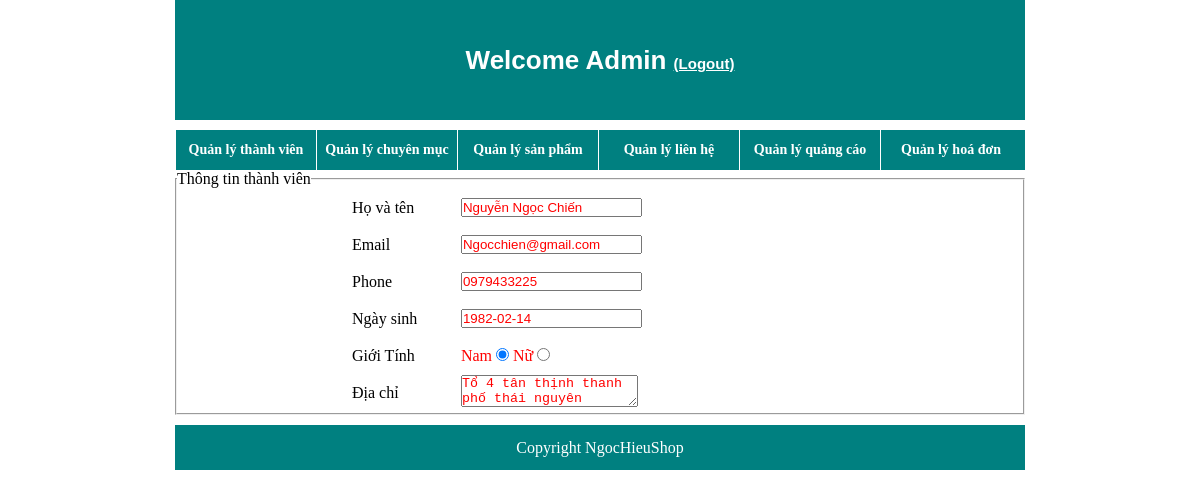
The page /admin/xemthanhvien.php?id=15 (signed in) on the database its author committed.
### tables this page shows
CREATE TABLE `user` (
  `ID` int(10) NOT NULL,
  `ho` varchar(100) NOT NULL,
  `ten` varchar(100) NOT NULL,
  `mail` varchar(100) NOT NULL,
  `phone` varchar(255) NOT NULL,
  `matkhau` varchar(100) NOT NULL,
  `ngaysinh` date NOT NULL,
  `diachi` text NOT NULL,
  `gioitinh` varchar(100) NOT NULL,
  `level` int(10) NOT NULL
);

### admin/xemthanhvien.php (the view, shortened to what this page needs)
<?php
    $id=$_GET['id'];
    $query=mysql_query("select * from user where ID='$id' ");
    $row=array();
    while($data=mysql_fetch_assoc($query)){
        $row['ho'] =$data['ho'];
        $row['ten']=$data['ten'];
        $row['mail']=$data['mail'];
        $row['phone']=$data['phone'];
        $row['ngaysinh']=$data['ngaysinh'];
        $row['gioitinh']=$data['gioitinh'];
        $row['diachi']=$data['diachi'];
    }
?>
<!DOCTYPE HTML>
<html>
<head>
    <link rel="stylesheet" type="text/css" href="style.css"/>
</head>
<body>
    	<?php
		if($_SESSION['level']==2){
    echo "<div id='top'>Welcome Admin <a href='../logout.php' style='color:white;font-size:15px;'>(Logout)</a></div>";
		}
	else{
		header('location:../login.php');
		}
		?>
    <div id="menu">
        <ul>
            <li><a href="quanlythanhvien.php">Quản lý thành viên</a></li>
            <li><a href="quanlychuyenmuc/quanlychuyenmuc.php">Quản lý chuyên mục</a></li>
            <li><a href="quanlysanpham/quanlysanpham.php">Quản lý sản phẩm</a></li>
             <li ><a href="quanlylienhe/quanlylienhe.php">Quản lý liên hệ</a></li>
            <li><a href="quanlyquangcao.php">Quản lý quảng cáo</a></li>
            <li><a href="quanlydonhang/quanlydonhang.php">Quản lý hoá đơn</a></li>
        </ul>
    </div>
     <div id="xemtv">
        <fieldset>
            <legend>Thông tin thành viên</legend>
            <form method="post">
                <table>
                    <tr>
                        <td>Họ và tên</td>
                        <td><input type="text" value="<?php echo $row['ho']." ".$row['ten'];?>"/></td>
                    </tr>
                    <tr>
                        <td>Email</td>
                        <td><input type="text" value="<?php echo $row['mail'];?>"/></td>
                    </tr>
                    <tr>
                        <td>Phone</td>
                        <td><input type="text" value="<?php echo $row['phone'];?>"/></td>
                    </tr>
                    <tr>
                        <td>Ngày sinh</td>
                        <td><input type="text" value="<?php echo $row['ngaysinh'];?>"/></td>
                    </tr>
                    <tr>
                        <td>Giới Tính</td>
                        <td>
                           <font color='red'> Nam </font> <input <?php if($row['gioitinh']==1){ echo "checked='checked'"; }?> type="radio" name="gt" value="1"/>
                           <font color='red'> Nữ  </font> <input <?php if($row['gioitinh']==0){ echo "checked='checked'"; }?>type="radio" name="gt" value="0"/>
                        </td>
                    </tr>
                      <tr>
                        <td>Địa chỉ</td>
                        <td><textarea><?php echo $row['diachi'];?></textarea></td>
                    </tr>
                </table>
            </form>
        </fieldset>
     </div>
    <div id="footer">Copyright NgocHieuShop</div>
</body>
</html>

### admin/style.css (style rules this page uses)
* { margin: 0px; padding: 0px; }
#top { width:850px; margin: auto; height: 120px; background-color: teal; text-align: center; line-height:120px; color: white; font-size:26px; font-family:arial; font-weight: bold; }
#menu { width:850px; margin: auto; height: 40px; background-color: teal; margin-top: 10px; font-size:14px; }
#menu ul { list-style: none; }
#menu ul li { float: left; width: 140px; text-align: center; border-left: 1px solid white; line-height: 40px; }
#menu ul li a { text-decoration:none; color: white; font-weight: bold; }
#footer { width: 850px; margin: auto; height:45px; text-align: center; color: white; background-color: teal; line-height: 45px; margin-top: 10px; }
#xemtv { width: 850px; margin: auto; }
#xemtv table { width: 500px; margin: auto; }
#xemtv table td { width: 50px; height: 35px; }
#xemtv table input,#xemtv table textarea { color: red; }

### rows shown on the page
user: ho+ten "Nguyễn Ngọc Chiến", mail "Ngocchien@gmail.com", phone "0979433225", ngaysinh "1982-02-14", gioitinh "☑", diachi "Tổ 4 tân thịnh thanh phố thái nguyên"
